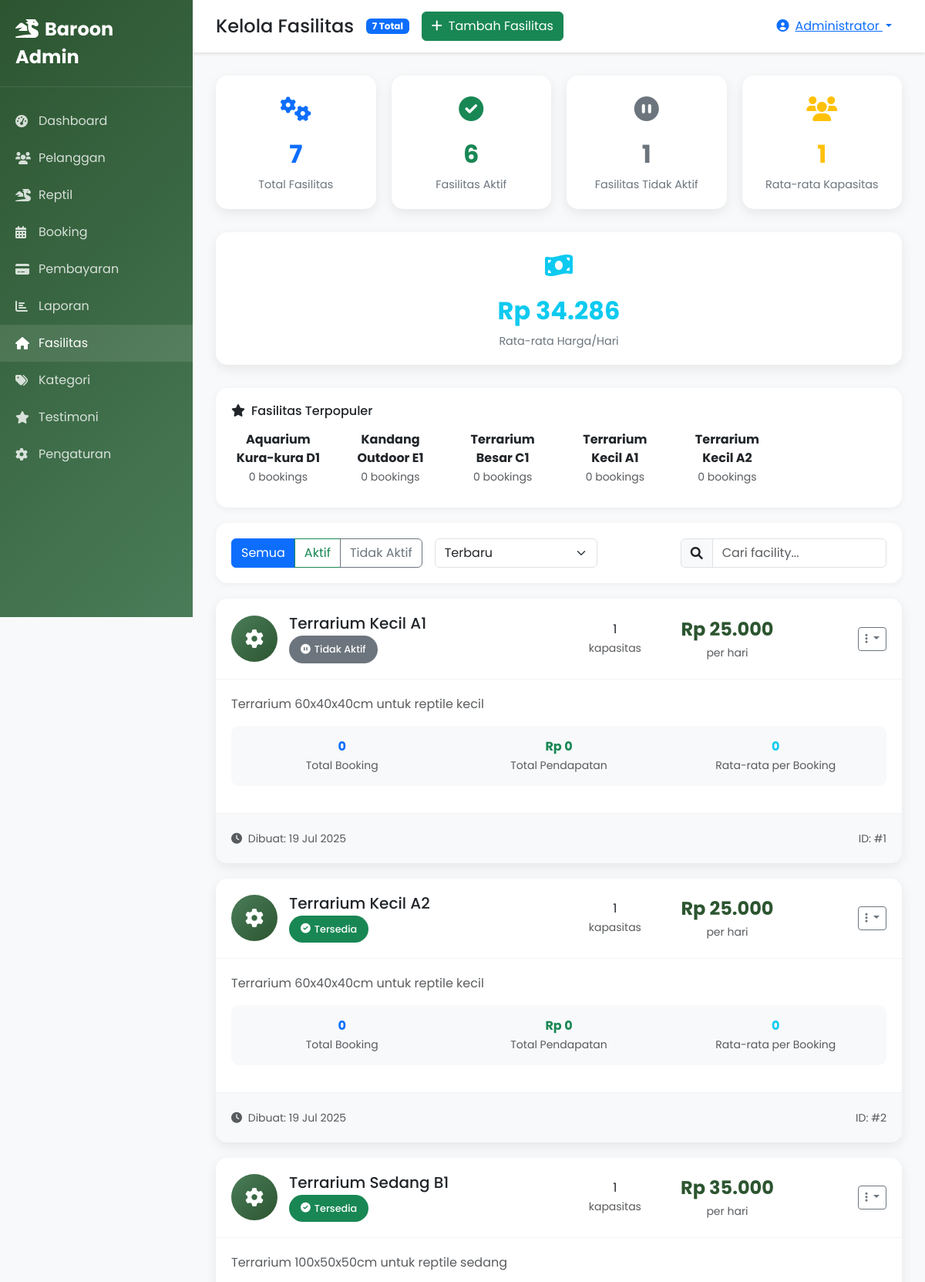
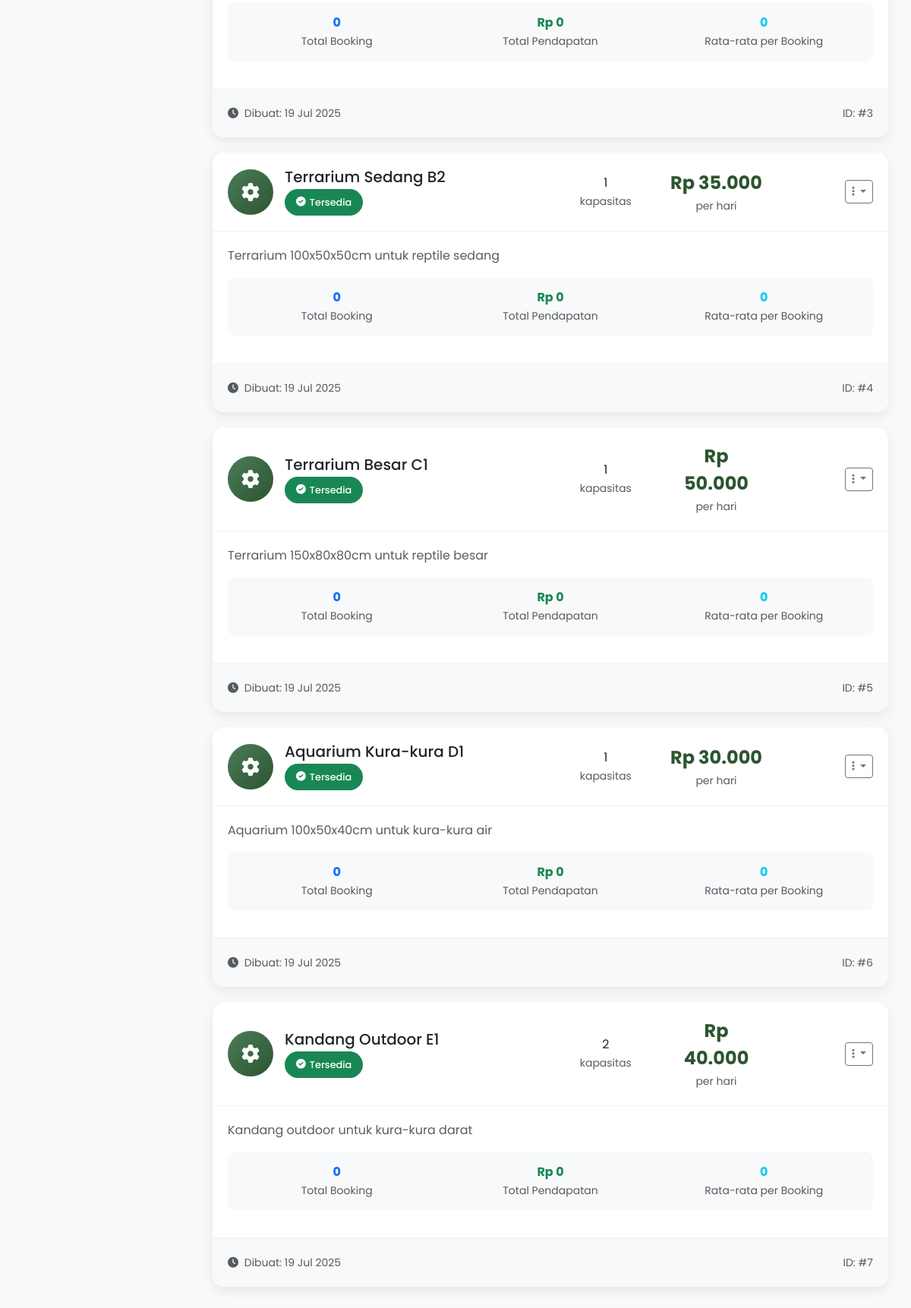
Screenshot of /admin/facilities.php (signed in) with the database file from the repository (2 pictures, top to bottom).
### tables this page shows
CREATE TABLE IF NOT EXISTS `facilities` (
  `id` int(11) NOT NULL AUTO_INCREMENT,
  `name` varchar(100) NOT NULL,
  `description` text DEFAULT NULL,
  `capacity` int(11) DEFAULT 1,
  `price_per_day` decimal(10,2) NOT NULL DEFAULT 0.00,
  `status` enum('available','occupied','maintenance') DEFAULT 'available',
  `created_at` timestamp NOT NULL DEFAULT current_timestamp(),
  PRIMARY KEY (`id`)
);

### admin/facilities.php (the view, shortened to what the rows shown need)
<?php
try {
    $db = getDB();
    $where_clause = "WHERE 1=1";
    $params = [];
    $order_clause = "ORDER BY created_at DESC";
    $stmt = $db->prepare("
        SELECT f.*,
               0 as usage_count,
               0 as total_revenue
        FROM facilities f
        $where_clause
        $order_clause
    ");
    $stmt->execute($params);
    $facilities = $stmt->fetchAll(PDO::FETCH_ASSOC);
    $stmt = $db->query("
        SELECT f.name, 0 as usage_count
        FROM facilities f
        ORDER BY f.name ASC
        LIMIT 5
    ");
    $popular_facilities = $stmt->fetchAll(PDO::FETCH_ASSOC);
} catch (Exception $e) {
    $message = 'error:Terjadi kesalahan sistem.';
    error_log("Error in facilities.php: " . $e->getMessage());
    $stats = [
        'total_facilities' => 0,
        'active_facilities' => 0,
        'inactive_facilities' => 0,
        'avg_capacity' => 0,
        'max_capacity' => 0,
        'min_capacity' => 0,
        'avg_price' => 0
    ];
    $facilities = [];
    $popular_facilities = [];
}
$status_config = [
    'active' => ['class' => 'success', 'icon' => 'check-circle', 'text' => 'Aktif'],
    'inactive' => ['class' => 'secondary', 'icon' => 'pause-circle', 'text' => 'Tidak Aktif'],
    'available' => ['class' => 'success', 'icon' => 'check-circle', 'text' => 'Tersedia'],
    'occupied' => ['class' => 'warning', 'icon' => 'clock', 'text' => 'Terisi'],
    'maintenance' => ['class' => 'danger', 'icon' => 'tools', 'text' => 'Maintenance']
];
?>
<!DOCTYPE html>
<html lang="id">
<head>
    <link href="https://cdn.jsdelivr.net/npm/bootstrap@5.3.0/dist/css/bootstrap.min.css" rel="stylesheet">
    <link href="https://cdnjs.cloudflare.com/ajax/libs/font-awesome/6.0.0/css/all.min.css" rel="stylesheet">
</head>
<body>
    <div class="main-content">
        <div class="content-area">
            <?php if (!empty($popular_facilities)): ?>
                <div class="popular-facilities">
                    <div class="row">
                        <?php foreach ($popular_facilities as $facility): ?>
                            <div class="col-md-2 col-sm-4 col-6 mb-2">
                                <div class="text-center">
                                    <div class="fw-bold"><?php echo htmlspecialchars($facility['name']); ?></div>
                                    <small class="text-muted"><?php echo $facility['usage_count']; ?> bookings</small>
                                </div>
                            </div>
                        <?php endforeach; ?>
                    </div>
                </div>
            <?php endif; ?>
            <?php if (empty($facilities)): ?>
                <div class="text-center py-5">
                    <i class="fas fa-cogs fa-4x text-muted mb-3"></i>
                    <h5>Tidak Ada Facility</h5>
                    <p class="text-muted">Belum ada facility yang dibuat. Mulai dengan menambahkan facility pertama.</p>
                    <button class="btn btn-primary" data-bs-toggle="modal" data-bs-target="#createFacilityModal">
                        <i class="fas fa-plus me-2"></i>Tambah Facility Pertama
                    </button>
                </div>
            <?php else: ?>
                <div id="facilitiesList">
                    <?php foreach ($facilities as $facility): ?>
                        <?php $status = $status_config[$facility['status']] ?? $status_config['inactive']; ?>
                        <div class="facility-card" data-search="<?php echo strtolower($facility['name'] . ' ' . $facility['description']); ?>">
                            <div class="facility-header">
                                <div class="row align-items-center">
                                    <div class="col-md-6">
                                        <div class="d-flex align-items-center">
                                            <div class="facility-icon">
                                                <i class="fas fa-cog"></i>
                                            </div>
                                            <div>
                                                <h5 class="mb-1"><?php echo htmlspecialchars($facility['name']); ?></h5>
                                                <span class="status-badge bg-<?php echo $status['class']; ?> text-white">
                                                    <i class="fas fa-<?php echo $status['icon']; ?>"></i>
                                                    <?php echo $status['text']; ?>
                                                </span>
                                            </div>
                                        </div>
                                    </div>
                                    <div class="col-md-2 text-center">
                                        <div class="capacity-display"><?php echo $facility['capacity']; ?></div>
                                        <small class="text-muted">kapasitas</small>
                                    </div>
                                    <div class="col-md-2 text-center">
                                        <div class="price-display">Rp <?php echo number_format($facility['price_per_day'], 0, ',', '.'); ?></div>
                                        <small class="text-muted">per hari</small>
                                    </div>
                                    <div class="col-md-2 text-md-end">
                                        <div class="dropdown">
                                            <button class="btn btn-outline-secondary btn-sm dropdown-toggle" type="button" data-bs-toggle="dropdown">
                                                <i class="fas fa-ellipsis-v"></i>
                                            </button>
                                        </div>
                                    </div>
                                </div>
                            </div>
                            <div class="facility-body">
                                <?php if ($facility['description']): ?>
                                    <p class="text-muted mb-3"><?php echo nl2br(htmlspecialchars($facility['description'])); ?></p>
                                <?php endif; ?>
                                <div class="usage-stats">
                                    <div class="row">
                                        <div class="col-md-4">
                                            <div class="text-center">
                                                <div class="fw-bold text-primary"><?php echo $facility['usage_count']; ?></div>
                                                <small class="text-muted">Total Booking</small>
                                            </div>
                                        </div>
                                        <div class="col-md-4">
                                            <div class="text-center">
                                                <div class="fw-bold text-success">Rp <?php echo number_format($facility['total_revenue'], 0, ',', '.'); ?></div>
                                                <small class="text-muted">Total Pendapatan</small>
                                            </div>
                                        </div>
                                        <div class="col-md-4">
                                            <div class="text-center">
                                                <div class="fw-bold text-info">
                                                    <?php echo $facility['usage_count'] > 0 ? number_format($facility['total_revenue'] / $facility['usage_count'], 0, ',', '.') : '0'; ?>
                                                </div>
                                                <small class="text-muted">Rata-rata per Booking</small>
                                            </div>
                                        </div>
                                    </div>
                                </div>
                            </div>
                            <div class="facility-footer">
                                <div class="row align-items-center">
                                    <div class="col-md-6">
                                        <small class="text-muted">
                                            <i class="fas fa-clock me-1"></i>
                                            Dibuat: <?php echo date('d M Y', strtotime($facility['created_at'])); ?>
                                        </small>
                                    </div>
                                    <div class="col-md-6 text-md-end">
                                        <small class="text-muted">ID: #<?php echo $facility['id']; ?></small>
                                    </div>
                                </div>
                            </div>
                        </div>
                    <?php endforeach; ?>
                </div>
            <?php endif; ?>
        </div>
    </div>
</body>
</html>

### rows the page displays
facilities: name "Aquarium Kura-kura D1", usage_count "0", status "Tersedia", capacity "1", price_per_day "30.000", description "Aquarium 100x50x40cm untuk kura-kura air", total_revenue "0", created_at "19 Jul 2025", id "6"
facilities: name "Kandang Outdoor E1", usage_count "0", status "Tersedia", capacity "2", price_per_day "40.000", description "Kandang outdoor untuk kura-kura darat", total_revenue "0", created_at "19 Jul 2025", id "7"
facilities: name "Terrarium Besar C1", usage_count "0", status "Tersedia", capacity "1", price_per_day "50.000", description "Terrarium 150x80x80cm untuk reptile besar", total_revenue "0", created_at "19 Jul 2025", id "5"
facilities: name "Terrarium Kecil A1", usage_count "0", status "Tidak Aktif", capacity "1", price_per_day "25.000", description "Terrarium 60x40x40cm untuk reptile kecil", total_revenue "0", created_at "19 Jul 2025", id "1"
facilities: name "Terrarium Kecil A2", usage_count "0", status "Tersedia", capacity "1", price_per_day "25.000", description "Terrarium 60x40x40cm untuk reptile kecil", total_revenue "0", created_at "19 Jul 2025", id "2"
facilities: name "Terrarium Sedang B1", status "Tersedia", capacity "1", price_per_day "35.000", description "Terrarium 100x50x50cm untuk reptile sedang", usage_count "0", total_revenue "0", created_at "19 Jul 2025", id "3"
facilities: name "Terrarium Sedang B2", status "Tersedia", capacity "1", price_per_day "35.000", description "Terrarium 100x50x50cm untuk reptile sedang", usage_count "0", total_revenue "0", created_at "19 Jul 2025", id "4"

### other values shown
$stats['total_facilities'] "7"
$_SESSION['full_name'] "Administrator"
$stats['active_facilities'] "6"
$stats['inactive_facilities'] "1"
$stats['avg_capacity'] "1"
$stats['avg_price'] "34.286"
